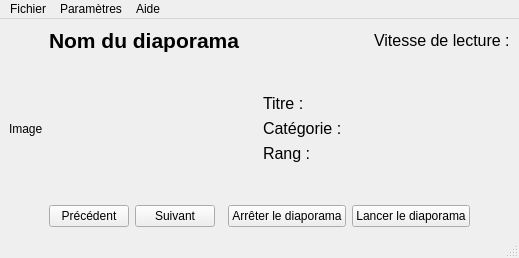
<?xml version="1.0" encoding="UTF-8"?>
<ui version="4.0">
 <class>LecteurVue</class>
 <widget class="QMainWindow" name="LecteurVue">
  <property name="geometry">
   <rect>
    <x>0</x>
    <y>0</y>
    <width>519</width>
    <height>258</height>
   </rect>
  </property>
  <property name="windowTitle">
   <string>LecteurVue</string>
  </property>
  <widget class="QWidget" name="centralwidget">
   <layout class="QVBoxLayout" name="verticalLayout">
    <item>
     <layout class="QHBoxLayout" name="horizontalLayout" stretch="0,3,1">
      <property name="spacing">
       <number>6</number>
      </property>
      <item>
       <spacer name="horizontalSpacer_2">
        <property name="orientation">
         <enum>Qt::Horizontal</enum>
        </property>
        <property name="sizeHint" stdset="0">
         <size>
          <width>40</width>
          <height>20</height>
         </size>
        </property>
       </spacer>
      </item>
      <item>
       <widget class="QLabel" name="lNomDiapo">
        <property name="font">
         <font>
          <family>Arial</family>
          <pointsize>16</pointsize>
          <bold>true</bold>
         </font>
        </property>
        <property name="text">
         <string>Nom du diaporama</string>
        </property>
       </widget>
      </item>
      <item>
       <widget class="QLabel" name="lVitesseLecture">
        <property name="font">
         <font>
          <pointsize>12</pointsize>
         </font>
        </property>
        <property name="text">
         <string>Vitesse de lecture :</string>
        </property>
       </widget>
      </item>
     </layout>
    </item>
    <item>
     <spacer name="verticalSpacer">
      <property name="orientation">
       <enum>Qt::Vertical</enum>
      </property>
      <property name="sizeHint" stdset="0">
       <size>
        <width>20</width>
        <height>40</height>
       </size>
      </property>
     </spacer>
    </item>
    <item>
     <layout class="QHBoxLayout" name="horizontalLayout_3">
      <item>
       <widget class="QLabel" name="lImage">
        <property name="text">
         <string>Image</string>
        </property>
       </widget>
      </item>
      <item>
       <layout class="QGridLayout" name="gridLayout">
        <item row="2" column="0">
         <widget class="QLabel" name="lCategorie">
          <property name="font">
           <font>
            <pointsize>12</pointsize>
           </font>
          </property>
          <property name="text">
           <string>Catégorie :</string>
          </property>
         </widget>
        </item>
        <item row="3" column="0">
         <widget class="QLabel" name="lRang">
          <property name="font">
           <font>
            <pointsize>12</pointsize>
           </font>
          </property>
          <property name="text">
           <string>Rang :</string>
          </property>
         </widget>
        </item>
        <item row="0" column="0">
         <widget class="QLabel" name="lTitre">
          <property name="font">
           <font>
            <pointsize>12</pointsize>
           </font>
          </property>
          <property name="text">
           <string>Titre :</string>
          </property>
         </widget>
        </item>
        <item row="0" column="1">
         <widget class="QLabel" name="lTitreRep">
          <property name="text">
           <string/>
          </property>
         </widget>
        </item>
        <item row="2" column="1">
         <widget class="QLabel" name="lRangRep">
          <property name="text">
           <string/>
          </property>
         </widget>
        </item>
        <item row="3" column="1">
         <widget class="QLabel" name="lCategorieRep">
          <property name="text">
           <string/>
          </property>
         </widget>
        </item>
       </layout>
      </item>
     </layout>
    </item>
    <item>
     <spacer name="verticalSpacer_2">
      <property name="orientation">
       <enum>Qt::Vertical</enum>
      </property>
      <property name="sizeHint" stdset="0">
       <size>
        <width>20</width>
        <height>40</height>
       </size>
      </property>
     </spacer>
    </item>
    <item>
     <layout class="QHBoxLayout" name="horizontalLayout_2" stretch="0,1,1,2,1,1,0">
      <item>
       <spacer name="horizontalSpacer_3">
        <property name="orientation">
         <enum>Qt::Horizontal</enum>
        </property>
        <property name="sizeHint" stdset="0">
         <size>
          <width>40</width>
          <height>20</height>
         </size>
        </property>
       </spacer>
      </item>
      <item>
       <widget class="QPushButton" name="bPrecedent">
        <property name="text">
         <string>Précédent</string>
        </property>
       </widget>
      </item>
      <item>
       <widget class="QPushButton" name="bSuivant">
        <property name="text">
         <string>Suivant</string>
        </property>
       </widget>
      </item>
      <item>
       <spacer name="horizontalSpacer">
        <property name="orientation">
         <enum>Qt::Horizontal</enum>
        </property>
        <property name="sizeHint" stdset="0">
         <size>
          <width>40</width>
          <height>20</height>
         </size>
        </property>
       </spacer>
      </item>
      <item>
       <widget class="QPushButton" name="bArreterDiapo">
        <property name="text">
         <string>Arrêter le diaporama</string>
        </property>
       </widget>
      </item>
      <item>
       <widget class="QPushButton" name="bLancerDiapo">
        <property name="text">
         <string>Lancer le diaporama</string>
        </property>
       </widget>
      </item>
      <item>
       <spacer name="horizontalSpacer_4">
        <property name="orientation">
         <enum>Qt::Horizontal</enum>
        </property>
        <property name="sizeHint" stdset="0">
         <size>
          <width>40</width>
          <height>20</height>
         </size>
        </property>
       </spacer>
      </item>
     </layout>
    </item>
   </layout>
  </widget>
  <widget class="QMenuBar" name="menubar">
   <property name="geometry">
    <rect>
     <x>0</x>
     <y>0</y>
     <width>519</width>
     <height>22</height>
    </rect>
   </property>
   <widget class="QMenu" name="menuFichier">
    <property name="title">
     <string>Fichier</string>
    </property>
    <addaction name="aQuitter"/>
   </widget>
   <widget class="QMenu" name="menuParam_tres">
    <property name="title">
     <string>Paramètres</string>
    </property>
    <addaction name="aChangerVitesse"/>
    <addaction name="aChargerDiapo"/>
    <addaction name="aEnleverDiapo"/>
   </widget>
   <widget class="QMenu" name="menuAide">
    <property name="title">
     <string>Aide</string>
    </property>
    <addaction name="aAPropos"/>
   </widget>
   <addaction name="menuFichier"/>
   <addaction name="menuParam_tres"/>
   <addaction name="menuAide"/>
  </widget>
  <widget class="QStatusBar" name="statusbar">
   <property name="enabled">
    <bool>true</bool>
   </property>
   <property name="font">
    <font>
     <bold>false</bold>
    </font>
   </property>
   <property name="autoFillBackground">
    <bool>false</bool>
   </property>
   <property name="sizeGripEnabled">
    <bool>true</bool>
   </property>
  </widget>
  <action name="aQuitter">
   <property name="text">
    <string>Quitter</string>
   </property>
  </action>
  <action name="aEnleverDiapo">
   <property name="text">
    <string>Enlever le diaporama</string>
   </property>
  </action>
  <action name="aChangerVitesse">
   <property name="text">
    <string>Vitesse de défilement</string>
   </property>
  </action>
  <action name="aAPropos">
   <property name="text">
    <string>A propos de...</string>
   </property>
  </action>
  <action name="aChargerDiapo">
   <property name="text">
    <string>Charger le diaporama</string>
   </property>
  </action>
 </widget>
 <resources/>
 <connections/>
</ui>
